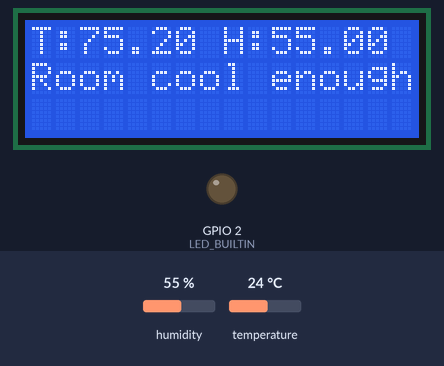
A sketch run on a simulated ESP32. On the bench: 16×3 character LCD, output pins drawn as LEDs (lit = HIGH). Inputs (shaded band) come from the test bench; at power-on: temperature 24 °C, humidity 55 %. WiFi joins after 1.5 s; servers stay silent unless stated; no MQTT or app messages arrive unless stated; what the sketch prints to the serial monitor is not drawn.

Above: at 2.8 s.
2.9 s: temperature set to 26 °C
At 4.5 s:
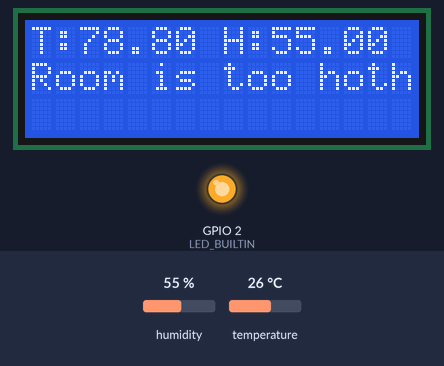
5.2 s: humidity set to 22 %
At 6.6 s:
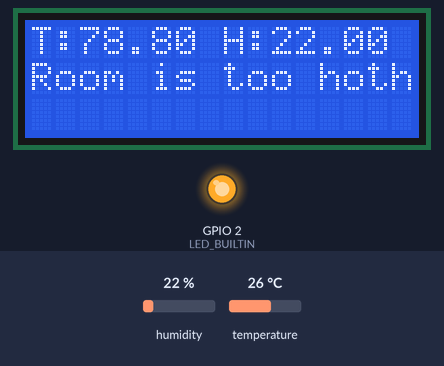
9.3 s: humidity set to 40 %
At 10.8 s:
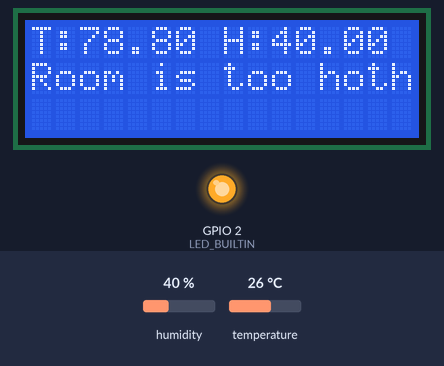
11.4 s: temperature set to 12 °C
At 12.9 s:
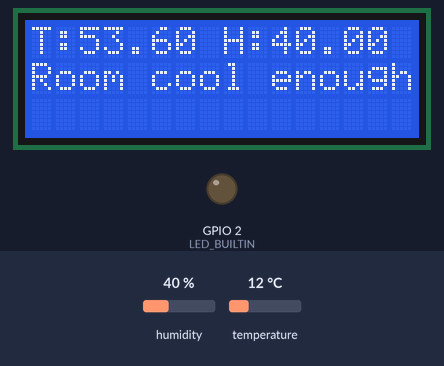
Timing chart, 0 to 14.4 s (numbered marks = the images above; inputs shaded):
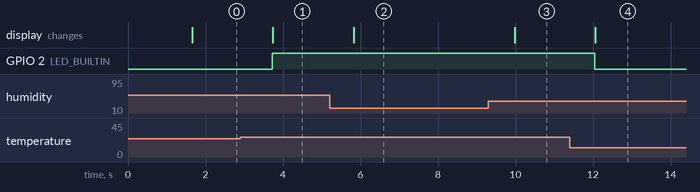

Measured:
- the behaviour switches between 24 and 25 °C on temperature (found by bisection; images 0 and 1)
- after the input at 2.9 s, GPIO 2 (LED_BUILTIN): LOW → HIGH after 0.83 s; the display: changes after 0.84 s (image 1)
- after the input at 5.2 s, the display: changes after 0.62 s (image 2)
- after the input at 9.3 s, the display: changes after 0.68 s (image 3)
- after the input at 11.4 s, GPIO 2 (LED_BUILTIN): HIGH → LOW after 0.65 s; the display: changes after 0.66 s (image 4)

The sketch:

sketch_samoyedtempcheck.ino
```cpp
#include <WiFi.h>
#include <PubSubClient.h>
#include <LiquidCrystal_I2C.h>
#include <Wire.h>
#include "DHTesp.h"
#define LED_BUILTIN  2
#define SDA 13 //Define SDA pins
#define SCL 14 //Define SCL pins

DHTesp dht; //Define the DHT object
int dhtPin = 13;//Define the dht pin


LiquidCrystal_I2C lcd(0x27,16,3);

const char *ssid = "NotTemp";
const char *password = "Saul4231";

const char *mqtt_broker = "broker.emqx.io";
const char *topic = "esp32/message";
const char *mqtt_username = "emqx";
const char *mqtt_password = "public";
const int mqtt_port = 1883;


WiFiClient wifiClient;
PubSubClient mqttClient(wifiClient);

void setup() {
  pinMode(LED_BUILTIN, OUTPUT);
  Wire.begin(SDA, SCL);
  lcd.init();
  lcd.backlight();
  dht.setup(dhtPin, DHTesp::DHT11);//Initialize the dht pin and dht object
  Serial.begin(115200); //Set the baud rate to 115200

  WiFi.begin(ssid, password);
  while (WiFi.status() != WL_CONNECTED) {
    delay(500);
    Serial.println("Connecting to WiFi..");
    }
  Serial.println("Connected to the WiFi network!");

 mqttClient.setServer(mqtt_broker, mqtt_port);
 mqttClient.setCallback(callback);
 while (!mqttClient.connected()) {
   String client_id = String(WiFi.macAddress());

     if (mqttClient.connect(client_id.c_str(), mqtt_username, mqtt_password)) {
         Serial.println("Connected to Public MQTT Broker");
     } else {
         Serial.print("Failed to connect with MQTT Broker");
         Serial.print(mqttClient.state());
         delay(2000);
     }
 }

 mqttClient.publish(topic, "Keeping track of room temperature for dog");
 mqttClient.subscribe(topic);
}

void callback(char *topic, byte *payload, unsigned int length) {
 Serial.print("Message arrived in topic: ");
 Serial.println(topic);
 Serial.print("Message:");
 for (int i = 0; i < length; i++) {
     Serial.print((char) payload[i]);
 }
 Serial.println();
 Serial.println("************");
}

void loop() {

 mqttClient.loop();
 flag:TempAndHumidity newValues = dht.getTempAndHumidity();//Get the Temperature and humidity
 if (dht.getStatus() != 0) { //Judge if the correct value is read
    goto flag; //If there is an error, go back to the flag and re-read the data
 }
 Serial.println("Temperature:" + String((newValues.temperature*1.8)+32) + " Humidity:" + String(newValues.humidity));

 lcd.setCursor(0,0);
 lcd.print("T:" + String((newValues.temperature*1.8)+32) + " H:" + String(newValues.humidity));
 lcd.setCursor(0,1);
 if((newValues.temperature*1.8)+32 >= 76){
  digitalWrite(LED_BUILTIN,HIGH);
  lcd.print("Room is too hot");
  mqttClient.publish(topic, "Temperature is too high for dog");
  mqttClient.subscribe(topic);
 }
 if((newValues.temperature*1.8)+32 < 76){
  digitalWrite(LED_BUILTIN,LOW);
  lcd.print("Room cool enough");
  mqttClient.publish(topic, "Temperature is fine for dog");
  mqttClient.subscribe(topic);
 }
 delay(1000);

}
```
